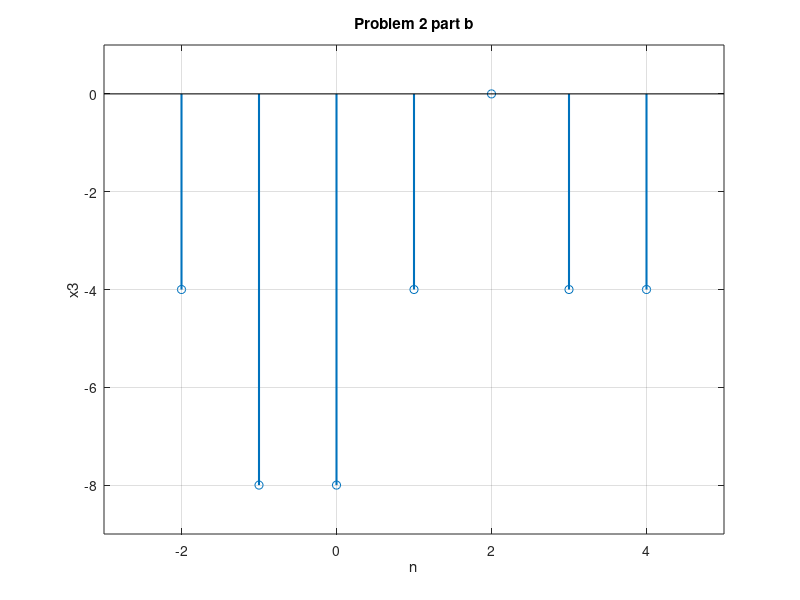

Write the MATLAB code that produced this figure.
n = [-2 -1 0 1 2 3 4]
x3 = [-4 -8 -8 -4 0 -4 -4]
stem(n, x3, 'linewidth', 1.5)
xlabel('n')
ylabel('x3')
title('Problem 2 part b')
axis([-3 5 -9 1]);
grid;
